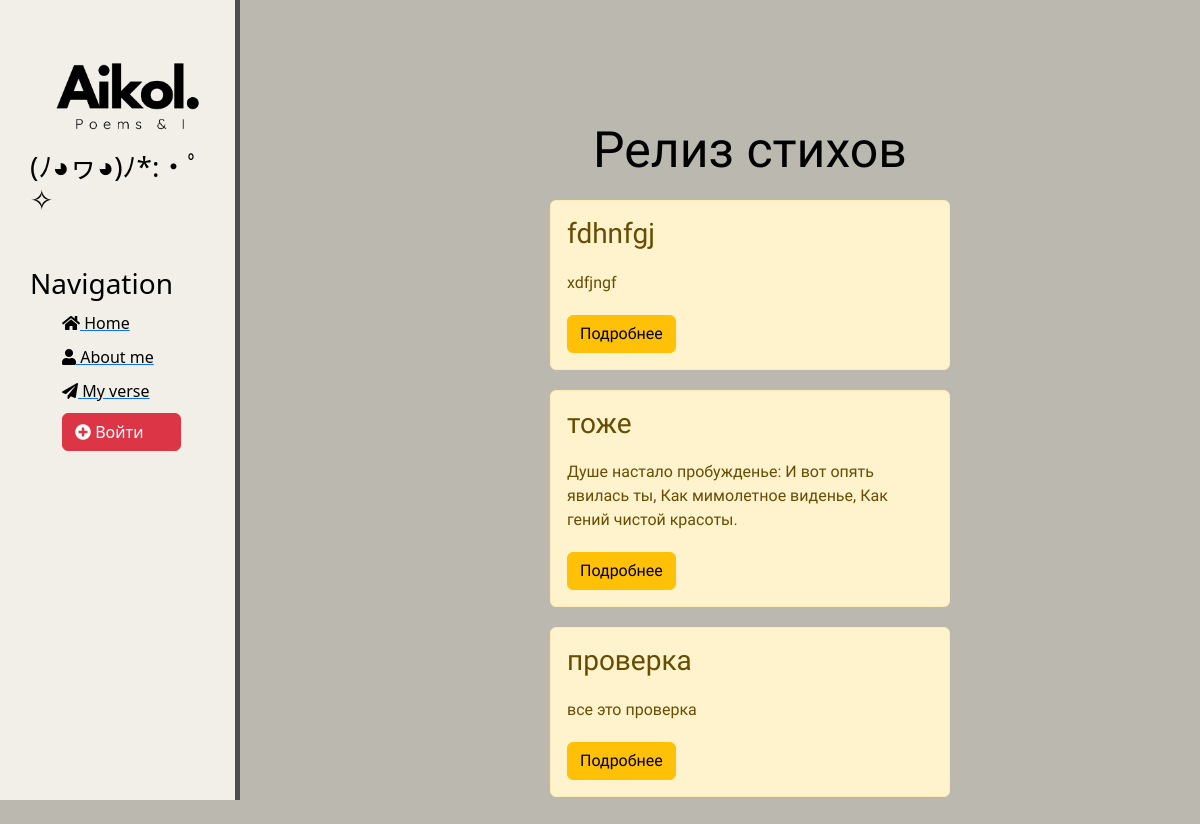
Before: /news/ with the older database file.
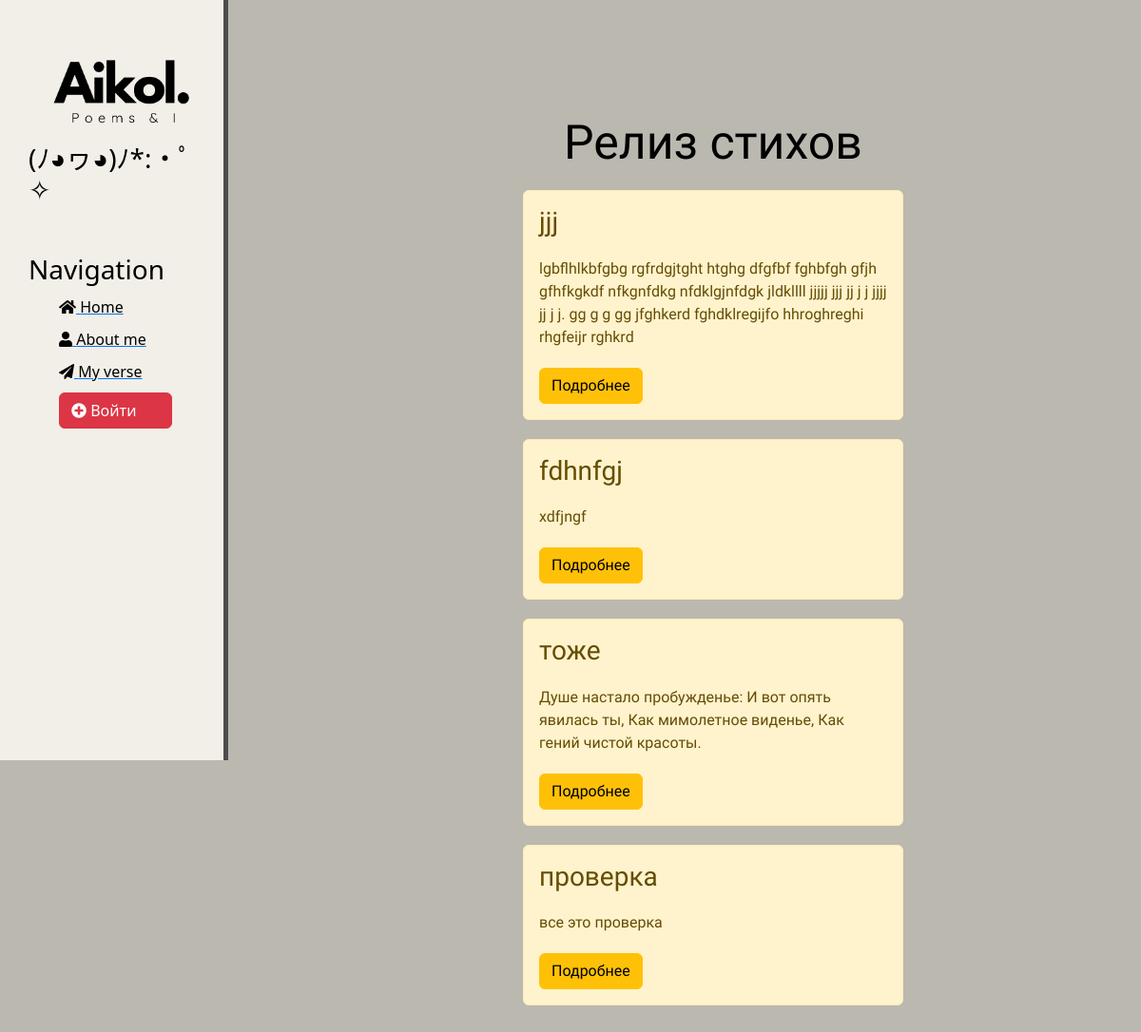
After: the same page with the newer database file.
### news/models.py (models this page shows, shortened)
class Articles(models.Model):
    title = models.CharField('Название: ', max_length=250)
    anons = models.CharField('Цитата: ', max_length=250)
    full_text = models.TextField('Стих: ')
    date = models.DateTimeField('Дата публикации: ')
    class Meta:
        verbose_name = 'Стих'
        verbose_name_plural = 'Стихи'

### news/views.py (the view)
# urls.py: path('', views.news_home, name='news_home'),
def news_home(request):
    news = Articles.objects.order_by('-date')
    return render(request, 'news/news_home.html', {'news': news})

### news/templates/news/news_home.html (shortened to what this page needs)
{% extends 'main/layout.html'%}
{% block content %}
    <div class="features">
        <h1>Релиз стихов</h1>
        {% if news %}
            {% for el in news %}
                <div class="alert alert-warning">
                    <h3>{{ el.title }}</h3>
                    <p>{{ el.anons }}</p>
                    <a href="{% url 'news_detail' el.id %}" class="btn btn-warning">Подробнее</a>
                </div>
            {% endfor %}
        {% else %}
            <p>Ждем когда на автора ниспадет вдохновенье</p>
        {%endif%}
    </div>
{% endblock %}

### main/templates/main/layout.html (shortened to what this page needs)
{% load static %}
<!DOCTYPE html>
<html lang="en">
<head>
    <link rel="stylesheet" href="https://cdn.jsdelivr.net/npm/bootstrap@5.2.3/dist/css/bootstrap.min.css">
    <link rel="stylesheet" href="{% static 'main/css/main.css' %}">
    <link rel="stylesheet" href="https://use.fontawesome.com/releases/v5.8.2/css/all.css">
</head>
<body>
    <aside>
        <img src="{% static 'main/img/logo.png'%}" alt="logo">
        <h3>(ﾉ◕ヮ◕)ﾉ*:・ﾟ✧</h3>
        <h3>Navigation</h3>
        <ul>
            <a href="{% url 'home' %}"><li><i class="fas fa-home"></i> Home</li></a>
            <a href="{% url 'about' %}"><li><i class="fas fa-user"></i> About me</li></a>
            <a href="{% url 'poems' %}"><li><i class="fas fa-paper-plane"></i> My verse</li></a>
            <a href="{% url 'login' %}"><li><button class="btn btn-danger"><i class="fas fa-plus-circle"></i> Войти&nbsp;&nbsp;&nbsp;&nbsp;&nbsp;&nbsp;</li></a>
        </ul>
    </aside>
    <main>
        {% block content %}
        {% endblock %}
    </main>
</body>
</html>

### main/static/main/css/main.css (style rules this page uses)
body { background: #BBB8AF; margin: 0; }
aside { position: fixed; top: 0; left: 0; background: #F1EFE7; width: 20%; padding: 2.5%; height: 100vh; color: #000000; border-right: 5px solid #4d4d4d; overflow-y: auto; }
aside img { width: 200px; float: left; }
aside h3 { margin-top: 50px; font-size: 28px; }
aside ul { list-style: none }
aside ul li { color: #000000; display: block; margin-top: 10px; transition: transform .6s ease; }
main .features { margin-left: 25%; color: #000000; margin-top: 100px; text-align: center; width: 75%; padding: 20px; box-sizing: border-box; }
main .features h1 { font-size: 50px; }
main .features p { max-width: 400px; margin: 20px auto }
.alert-warning { clear: both; width: 400px; margin: 20px auto; text-align: left; }
.features { font-family: "Indie Flower", cursive; }

Changed rows visible on the page:
added Articles: title "jjj", anons "lgbflhlkbfgbg rgfrdgjtght htghg dfgfbf fghbfgh gfjh gfhfkgkdf nfkgnfdkg nfdklgjnfdgk jldkllll jjjjj jjj jj j j jjjj jj j j. gg g g gg jfghkerd fghdklregijfo hhroghreghi rhgfeijr rghkrd"
